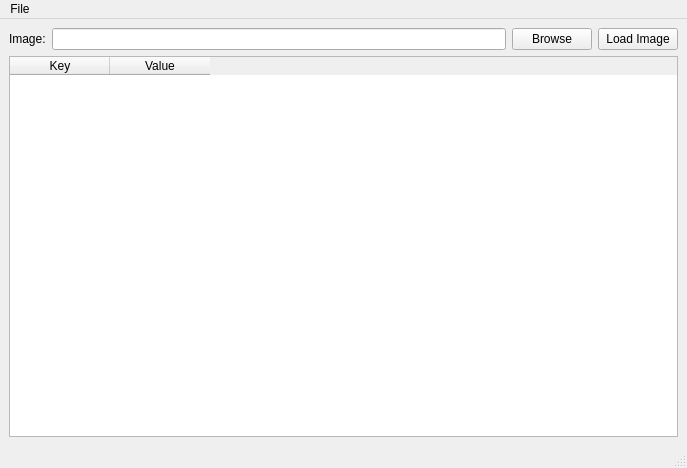
<?xml version="1.0" encoding="UTF-8"?>
<ui version="4.0">
 <class>MainWindow</class>
 <widget class="QMainWindow" name="MainWindow">
  <property name="geometry">
   <rect>
    <x>0</x>
    <y>0</y>
    <width>687</width>
    <height>468</height>
   </rect>
  </property>
  <property name="windowTitle">
   <string>MainWindow</string>
  </property>
  <widget class="QWidget" name="centralwidget">
   <layout class="QVBoxLayout" name="verticalLayout">
    <item>
     <layout class="QHBoxLayout" name="horizontalLayout">
      <item>
       <widget class="QLabel" name="label">
        <property name="text">
         <string>Image:</string>
        </property>
       </widget>
      </item>
      <item>
       <widget class="QLineEdit" name="filename"/>
      </item>
      <item>
       <widget class="QPushButton" name="browseBtn">
        <property name="text">
         <string>Browse</string>
        </property>
       </widget>
      </item>
      <item>
       <widget class="QPushButton" name="loadBtn">
        <property name="text">
         <string>Load Image</string>
        </property>
       </widget>
      </item>
     </layout>
    </item>
    <item>
     <widget class="QTableWidget" name="list">
      <column>
       <property name="text">
        <string>Key</string>
       </property>
      </column>
      <column>
       <property name="text">
        <string>Value</string>
       </property>
      </column>
     </widget>
    </item>
   </layout>
  </widget>
  <widget class="QMenuBar" name="menubar">
   <property name="geometry">
    <rect>
     <x>0</x>
     <y>0</y>
     <width>687</width>
     <height>25</height>
    </rect>
   </property>
   <widget class="QMenu" name="menuFile">
    <property name="title">
     <string>File</string>
    </property>
    <addaction name="actionExit"/>
   </widget>
   <addaction name="menuFile"/>
  </widget>
  <widget class="QStatusBar" name="statusbar"/>
  <action name="actionExit">
   <property name="text">
    <string>Exit</string>
   </property>
  </action>
 </widget>
 <resources/>
 <connections/>
</ui>
